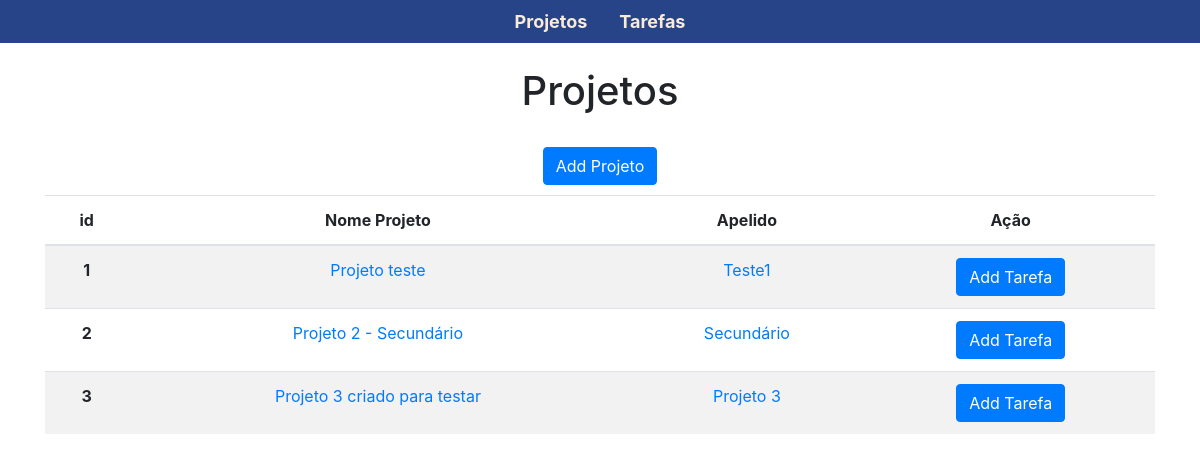
The page /pages/index.php on the database its author committed.
### tables this page shows
CREATE TABLE `projects` (
  `id` int(3) NOT NULL,
  `Full name` varchar(255) NOT NULL,
  `apelido_projeto` varchar(20) NOT NULL,
  `start` date NOT NULL DEFAULT current_timestamp(),
  `end` date NOT NULL DEFAULT current_timestamp(),
  `resp` varchar(200) NOT NULL,
  `desc` text NOT NULL
);

### pages/project_list.php (the view, shortened to what this page needs)
<?php
include '../connection/conexao.php';
?>
<!DOCTYPE html>
<html lang="en">
<head>
    <link rel="stylesheet" href="https://stackpath.bootstrapcdn.com/bootstrap/4.1.3/css/bootstrap.min.css"
>
</head>
<body>
<div class="col-md-12" style="text-align:center; margin-bottom:10px"><a href="../forms/form_project.php" class="btn btn-primary">Add Projeto</a></div>
    <div class="table-responsive" style="text-align:center; ">
        <table class="table table-striped">
            <thead>
                <tr>
                    <th scope="col">id</th>
                    <th scope="col">Nome Projeto</th>
                    <th scope="col">Apelido</th>
                    <th scope="col">Ação</th>
                </tr>
            </thead>
            <tbody>
                <?php
                    $sql = "SELECT * FROM projects";
                    $busca = mysqli_query($conexao, $sql);
                    while($data = mysqli_fetch_assoc($busca)){
                        $id = $data['id'];
                        $FullName = $data['Full name'];
                        $shortName = $data['apelido_projeto'];
                        echo ' <tr>
                        <th scope="row">'.$id.'</th>
                        <td><a href="project.php?id='.$id.'">'. $FullName.'</a></td>
                        <td><a href="project.php?id='.$id.'">'. $shortName.'</a></td>
                        <td><a href="../forms/form_task.php?id='.$id.'" class="btn btn-primary">Add Tarefa</a></td>
                      </tr>';
                    }
                    ?>
            </tbody>
        </table>
    </div>
</body>
</html>

### rows shown on the page
projects: id "1", Full name "Projeto teste", apelido_projeto "Teste1"
projects: id "2", Full name "Projeto 2 - Secundário", apelido_projeto "Secundário"
projects: id "3", Full name "Projeto 3 criado para testar", apelido_projeto "Projeto 3"
